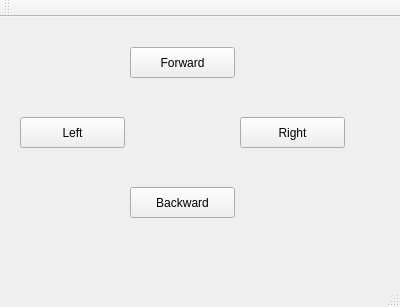
<?xml version="1.0" encoding="UTF-8"?>
<ui version="4.0">
 <class>MainWindow</class>
 <widget class="QMainWindow" name="MainWindow">
  <property name="geometry">
   <rect>
    <x>0</x>
    <y>0</y>
    <width>400</width>
    <height>307</height>
   </rect>
  </property>
  <property name="windowTitle">
   <string>MainWindow</string>
  </property>
  <widget class="QWidget" name="centralWidget">
   <widget class="QPushButton" name="pushButton_Forward">
    <property name="geometry">
     <rect>
      <x>130</x>
      <y>30</y>
      <width>105</width>
      <height>31</height>
     </rect>
    </property>
    <property name="text">
     <string>Forward</string>
    </property>
   </widget>
   <widget class="QPushButton" name="pushButton_Backward">
    <property name="geometry">
     <rect>
      <x>130</x>
      <y>170</y>
      <width>105</width>
      <height>31</height>
     </rect>
    </property>
    <property name="text">
     <string>Backward</string>
    </property>
   </widget>
   <widget class="QLabel" name="label_State">
    <property name="geometry">
     <rect>
      <x>170</x>
      <y>110</y>
      <width>73</width>
      <height>23</height>
     </rect>
    </property>
    <property name="text">
     <string/>
    </property>
   </widget>
   <widget class="QPushButton" name="pushButton_Right">
    <property name="geometry">
     <rect>
      <x>240</x>
      <y>100</y>
      <width>105</width>
      <height>31</height>
     </rect>
    </property>
    <property name="text">
     <string>Right</string>
    </property>
   </widget>
   <widget class="QPushButton" name="pushButton_Left">
    <property name="geometry">
     <rect>
      <x>20</x>
      <y>100</y>
      <width>105</width>
      <height>31</height>
     </rect>
    </property>
    <property name="text">
     <string>Left</string>
    </property>
   </widget>
  </widget>
  <widget class="QMenuBar" name="menuBar">
   <property name="geometry">
    <rect>
     <x>0</x>
     <y>0</y>
     <width>400</width>
     <height>29</height>
    </rect>
   </property>
  </widget>
  <widget class="QToolBar" name="mainToolBar">
   <attribute name="toolBarArea">
    <enum>TopToolBarArea</enum>
   </attribute>
   <attribute name="toolBarBreak">
    <bool>false</bool>
   </attribute>
  </widget>
  <widget class="QStatusBar" name="statusBar"/>
 </widget>
 <layoutdefault spacing="6" margin="11"/>
 <resources/>
 <connections/>
</ui>
